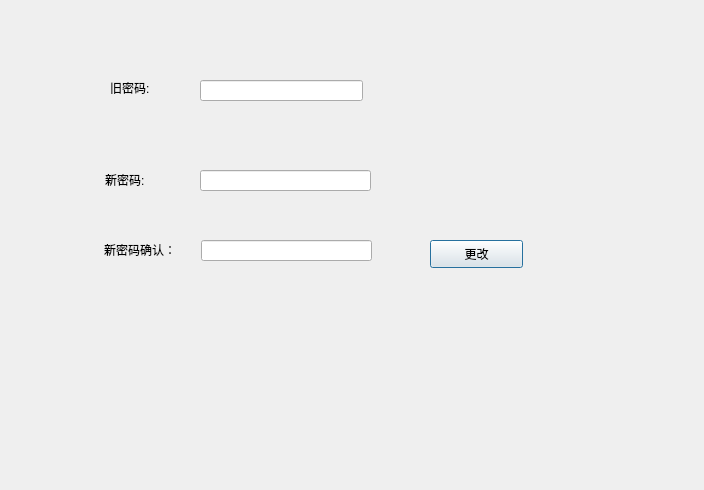
<?xml version="1.0" encoding="UTF-8"?>
<ui version="4.0">
 <class>UpdatepassWord</class>
 <widget class="QDialog" name="UpdatepassWord">
  <property name="geometry">
   <rect>
    <x>0</x>
    <y>0</y>
    <width>704</width>
    <height>490</height>
   </rect>
  </property>
  <property name="windowTitle">
   <string>Dialog</string>
  </property>
  <widget class="QLabel" name="label">
   <property name="geometry">
    <rect>
     <x>110</x>
     <y>80</y>
     <width>53</width>
     <height>16</height>
    </rect>
   </property>
   <property name="text">
    <string>旧密码:</string>
   </property>
  </widget>
  <widget class="QLabel" name="label_2">
   <property name="geometry">
    <rect>
     <x>105</x>
     <y>169</y>
     <width>61</width>
     <height>21</height>
    </rect>
   </property>
   <property name="text">
    <string>新密码:</string>
   </property>
  </widget>
  <widget class="QLabel" name="label_3">
   <property name="geometry">
    <rect>
     <x>104</x>
     <y>240</y>
     <width>91</width>
     <height>20</height>
    </rect>
   </property>
   <property name="text">
    <string>新密码确认：</string>
   </property>
  </widget>
  <widget class="QLineEdit" name="OldPwdlineedit">
   <property name="geometry">
    <rect>
     <x>200</x>
     <y>80</y>
     <width>163</width>
     <height>21</height>
    </rect>
   </property>
   <property name="echoMode">
    <enum>QLineEdit::PasswordEchoOnEdit</enum>
   </property>
  </widget>
  <widget class="QLineEdit" name="NewPwdlineedit">
   <property name="geometry">
    <rect>
     <x>200</x>
     <y>170</y>
     <width>171</width>
     <height>21</height>
    </rect>
   </property>
   <property name="echoMode">
    <enum>QLineEdit::Password</enum>
   </property>
  </widget>
  <widget class="QLineEdit" name="NewPwdCofrmlineedit">
   <property name="geometry">
    <rect>
     <x>201</x>
     <y>240</y>
     <width>171</width>
     <height>21</height>
    </rect>
   </property>
   <property name="echoMode">
    <enum>QLineEdit::Password</enum>
   </property>
  </widget>
  <widget class="QPushButton" name="changePassword">
   <property name="geometry">
    <rect>
     <x>430</x>
     <y>240</y>
     <width>93</width>
     <height>28</height>
    </rect>
   </property>
   <property name="text">
    <string>更改</string>
   </property>
  </widget>
 </widget>
 <resources/>
 <connections/>
</ui>
